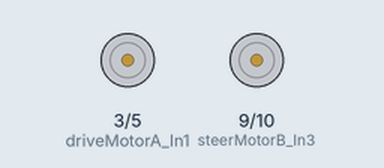
Simulated run of this sketch. Board: Arduino Uno, built with avr-gcc and run on an emulated ATmega328P. Parts: motor-driver pin pairs drawn as motors (green arrow = first pin HIGH = forward, orange = second pin HIGH = backward, longer = more drive).

Above: at 0.1 s.
At 5.1 s:
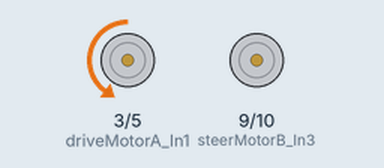
At 8.1 s:
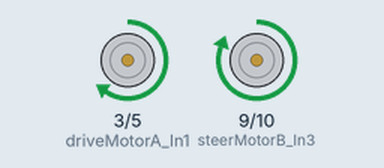
At 18.1 s:
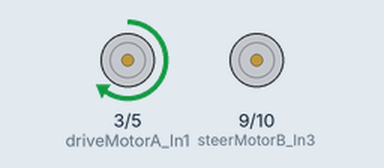
Timing chart, 0 to 21.5 s (numbered marks = the images above):
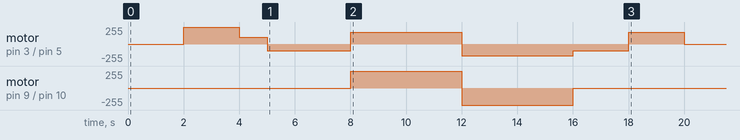

Measured:
- by itself, motor on pin 9 (steerMotorB_In3) / pin 10 (steerMotorB_In4): stopped → forward 255/255 at 8.0 s, → backward 255/255 4.0 s later, → stopped 4.0 s later
- by itself, motor on pin 3 (driveMotorA_In1) / pin 5 (driveMotorA_In2): stopped → forward 255/255 at 2.0 s, → forward 100/255 2.0 s later, → backward 100/255 1.0 s later, → forward 175/255 3.0 s later, … (8 changes in this stretch)

The sketch:

MotorDemo.ino
```cpp
const int driveMotorA_In1 = 3;  // PWM 3
const int driveMotorA_In2 = 5;  // PWM 5
const int steerMotorB_In3 = 9;  // PWM 9
const int steerMotorB_In4 = 10;  // PWM 10

const int LOW_SPEED = 100;
const int MID_SPEED = 175;
const int HIGH_SPEED = 255;

void setup() {
  // put your setup code here, to run once:
  pinMode(driveMotorA_In1, OUTPUT);
  pinMode(driveMotorA_In2, OUTPUT);
  pinMode(steerMotorB_In3, OUTPUT);
  pinMode(steerMotorB_In4, OUTPUT);
}

void loop() {
  // put your main code here, to run repeatedly:

  // sleep first 2s
  if (millis() <= 2000) {
    return;
  }

  // forward high speed 3s
  if (millis() > 2000 && millis() <= 4000) {
    center();
    forward(HIGH_SPEED);
  }

  // forward high speed 3s
  if (millis() > 4000 && millis() <= 5000) {
    center();
    forward(LOW_SPEED);
  }

  // reverse mid speed 3s
  if (millis() > 5000 && millis() <= 8000) {
    center();
    reverse(LOW_SPEED);
  }

  // left + forward
  if (millis() > 8000 && millis() <= 12000) {
    left();
    forward(MID_SPEED);
  }

  // right + reverse
  if (millis() > 12000 && millis() <= 16000) {
    right();
    reverse(MID_SPEED);
  }

  // reverse low
  if (millis() > 16000 && millis() <= 18000) {
    center();
    reverse(LOW_SPEED);
  }

  // forward low
  if (millis() > 18000 && millis() <= 20000) {
    center();
    forward(LOW_SPEED);
  }

  // end rotuine after 20s
  if (millis() > 20000) {
    shutdown();
  }
}

// Motor A IN1 SPEED + Motor A IN2 0 = FORWARD @SPEED
void forward(int speed) {
  analogWrite(driveMotorA_In1, speed);
  analogWrite(driveMotorA_In2, 0);
}

// Motor A IN1 0 + Motor A IN2 SPEED = REVERSE @SPEED
void reverse(int speed) {
  analogWrite(driveMotorA_In1, 0);
  analogWrite(driveMotorA_In2, speed);
}

// Motor B IN3 HIGH + Motor B IN4 0 = LEFT
void left() {
  analogWrite(steerMotorB_In3, HIGH_SPEED);
  analogWrite(steerMotorB_In4, 0);
}

// Motor B IN3 0 + Motor B IN4 HIGH = RIGHT
void right() {
  analogWrite(steerMotorB_In3, 0);
  analogWrite(steerMotorB_In4, HIGH_SPEED);
}

// Motor B IN3 0 + Motor B IN4 0 = CENTER
void center() {
  analogWrite(steerMotorB_In3, 0);
  analogWrite(steerMotorB_In4, 0);
}

void shutdown() {
  analogWrite(driveMotorA_In1, 0);
  analogWrite(driveMotorA_In2, 0);
  analogWrite(steerMotorB_In3, 0);
  analogWrite(steerMotorB_In4, 0);
}
```
